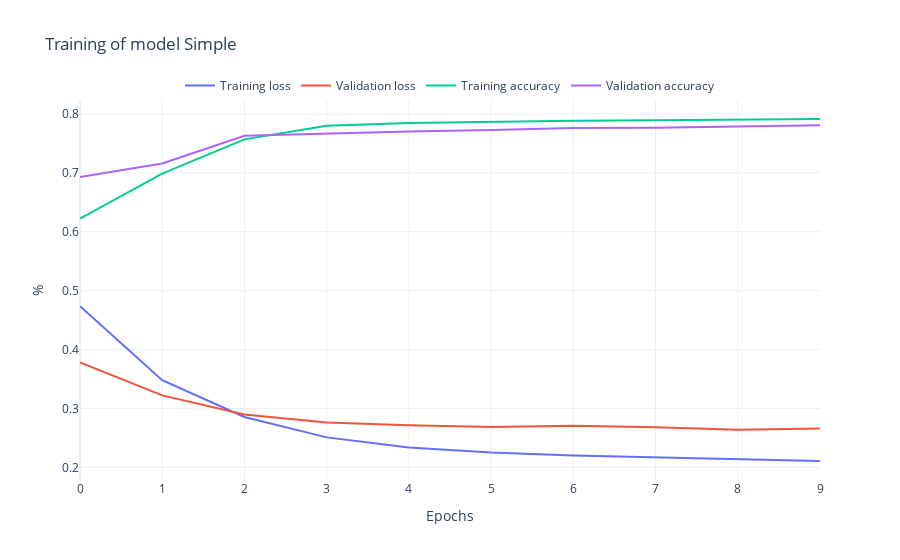

The notebook cell this image was saved under:
### Markdown cell above
#### Plot the training and validation loss

### Code cell
rst.plot_history(history_simple, "Simple")

### Figure 1 — Plotly figure (JSON) as saved in the notebook; plotly's stock layout.template omitted (floating-point values rounded to 4 significant figures)
{"data": [{"mode": "lines", "name": "Training loss", "type": "scatter", "y": [0.4735, 0.348, 0.2855, 0.251, 0.2339, 0.2251, 0.2201, 0.2167, 0.2138, 0.2109]}, {"mode": "lines", "name": "Validation loss", "type": "scatter", "y": [0.3781, 0.3222, 0.29, 0.2761, 0.2714, 0.2685, 0.2707, 0.2681, 0.264, 0.2659]}, {"mode": "lines", "name": "Training accuracy", "type": "scatter", "y": [0.6223, 0.6985, 0.7567, 0.7797, 0.7845, 0.7867, 0.7883, 0.7893, 0.7904, 0.7912]}, {"mode": "lines", "name": "Validation accuracy", "type": "scatter", "y": [0.6928, 0.7158, 0.7629, 0.7668, 0.77, 0.7726, 0.776, 0.7765, 0.7781, 0.7806]}], "layout": {"legend": {"bgcolor": "rgba(255,255,255,0.5)", "orientation": "h", "x": 0.5, "xanchor": "center", "y": 1, "yanchor": "bottom"}, "title": {"text": "Training of model Simple"}, "xaxis": {"title": {"text": "Epochs"}}, "yaxis": {"title": {"text": "%"}}}}
